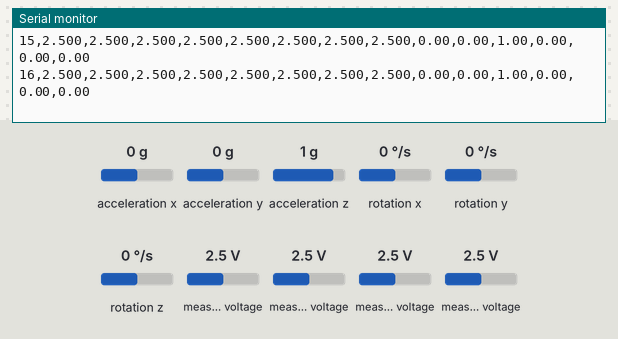
The sketch below on a simulated ESP32. Shown: the last lines printed to the serial monitor. Wiring (inferred from the names in the program): MPU-6050 motion sensor at I2C address 0x68. The inputs (shaded band) are chosen by the test bench; at power-on: acceleration x 0 g, measured voltage 2.5 V, acceleration y 0 g, acceleration z 1 g, rotation x 0 °/s, rotation y 0 °/s, rotation z 0 °/s. WiFi joins after 1.5 s; servers stay silent unless stated.

Above: at 1.2 s.
1.3 s: acceleration x set to -1.4 g
At 1.31 s:
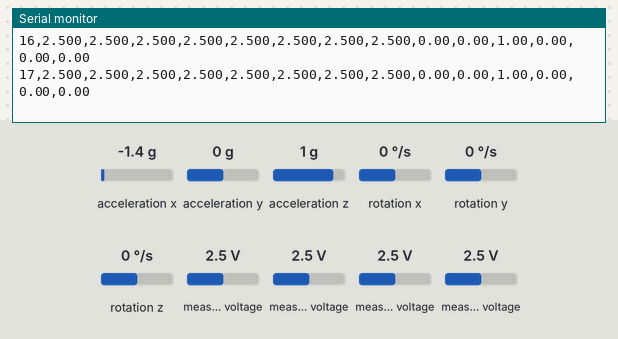
2.8 s: measured voltage (sensor 200) set to 0.1 V
At 2.83 s:
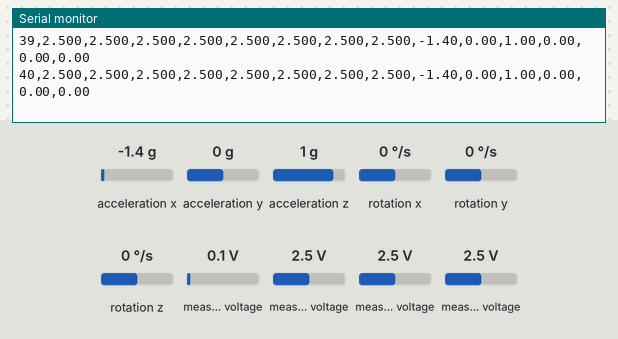
4.3 s: measured voltage (sensor 201) set to 0.1 V
At 4.34 s:
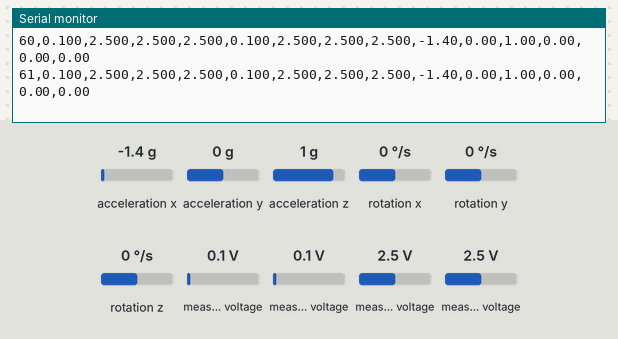
5.8 s: measured voltage (sensor 202) set to 0.1 V
At 5.86 s:
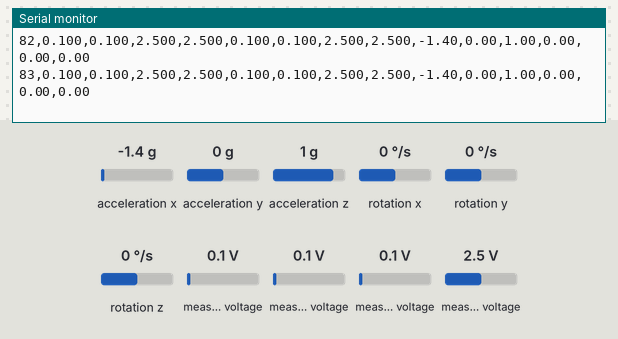
7.3 s: measured voltage (sensor 203) set to 0.1 V
At 7.31 s:
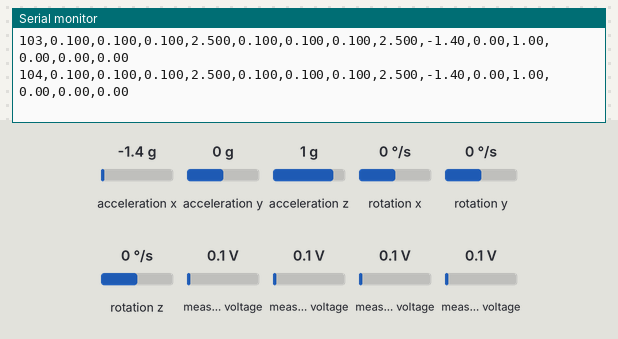
8.8 s: acceleration y set to -1.4 g
At 8.83 s:
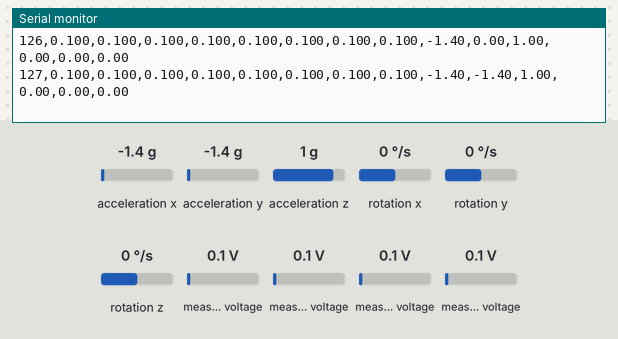
Timing chart, 0 to 11.3 s (numbered marks = the images above; inputs shaded):
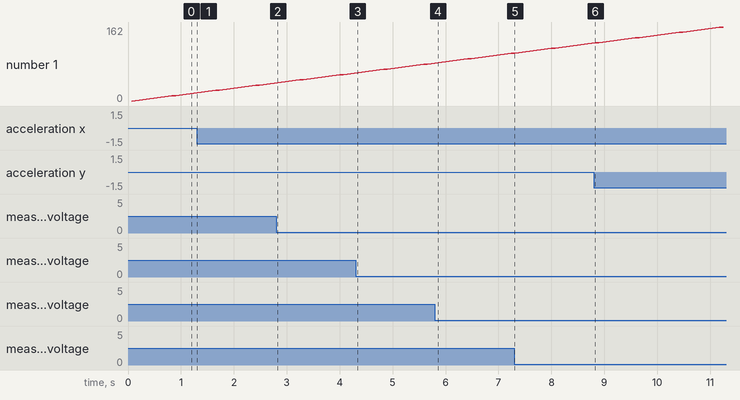

Measured:
- after the input at 8.8 s, the serial monitor: prints a new line at once (image 6)

The sketch:

ESP_code.ino
```cpp
#include <Wire.h>
#include <WiFi.h>
#include <WiFiUdp.h>
#include <Adafruit_MPU6050.h>
#include <Adafruit_ADS1X15.h>
#include <Adafruit_Sensor.h>

Adafruit_ADS1115 ads1;
Adafruit_ADS1115 ads2;
Adafruit_MPU6050 mpu;

#define MPU6050_ADDRESS 0x68
#define UDP_PORT 5000

const char* ssid = "NESUG-4_2G";
const char* password = "9911773437";
IPAddress serverIP(192, 168, 1, 37); // Correctly define the server IP

WiFiUDP udp;
int counter = 0;

void setup() {
  Serial.begin(512000);

  // Initialize I2C with Fast Mode
  Wire.begin();
  Wire.setClock(400000);

  // Connect to WiFi
  WiFi.begin(ssid, password);

  // Initialize ADS1115
  if (!ads1.begin(0x48)) {
    Serial.println("Failed to initialize ADS1.");
    while (1);
  }
  if (!ads2.begin(0x49)) {
    Serial.println("Failed to initialize ADS2.");
    while (1);
  }
  ads1.setGain(GAIN_ONE);
  ads2.setGain(GAIN_ONE);
  ads1.setDataRate(RATE_ADS1115_860SPS);
  ads2.setDataRate(RATE_ADS1115_860SPS);

  // Initialize MPU6050
  if (!mpu.begin()) {
    Serial.println("Failed to find MPU6050 chip");
    while (1);
  }
  mpu.setAccelerometerRange(MPU6050_RANGE_2_G);
  mpu.setGyroRange(MPU6050_RANGE_250_DEG);
  mpu.setFilterBandwidth(MPU6050_BAND_260_HZ);

  // Configure MPU6050 sample rate to 1kHz
  Wire.beginTransmission(MPU6050_ADDRESS);
  Wire.write(0x19);  // Sample Rate Divider register
  Wire.write(0x00);  // Set to 1kHz
  Wire.endTransmission();
}

void readMPU(uint8_t* buffer) {
  Wire.beginTransmission(MPU6050_ADDRESS);
  Wire.write(0x3B);  // Start reading at ACCEL_XOUT_H
  Wire.endTransmission(false);  // Restart for burst read
  Wire.requestFrom(MPU6050_ADDRESS, 14);  // Read 14 bytes (accel + gyro + temp)

  for (int i = 0; i < 14; i++) {
    buffer[i] = Wire.read();
  }
}

float readADC(Adafruit_ADS1115& ads, int channel) {
  int16_t adcValue = ads.readADC_SingleEnded(channel);
  return ads.computeVolts(adcValue);
}

void loop() {
  // Read ADC values
  float adcValues[8];
  for (int i = 0; i < 4; i++) {
    adcValues[i] = readADC(ads1, i);
    adcValues[i + 4] = readADC(ads2, i);
  }

  // Read MPU6050 data
  uint8_t mpuBuffer[14];
  readMPU(mpuBuffer);

  float ax = (int16_t)((mpuBuffer[0] << 8) | mpuBuffer[1]) / 16384.0;
  float ay = (int16_t)((mpuBuffer[2] << 8) | mpuBuffer[3]) / 16384.0;
  float az = (int16_t)((mpuBuffer[4] << 8) | mpuBuffer[5]) / 16384.0;
  float gx = (int16_t)((mpuBuffer[8] << 8) | mpuBuffer[9]) / 131.0;
  float gy = (int16_t)((mpuBuffer[10] << 8) | mpuBuffer[11]) / 131.0;
  float gz = (int16_t)((mpuBuffer[12] << 8) | mpuBuffer[13]) / 131.0;

  // Prepare data for transmission
  String data = String(counter) + "," +
                String(adcValues[0], 3) + "," + String(adcValues[1], 3) + "," +
                String(adcValues[2], 3) + "," + String(adcValues[3], 3) + "," +
                String(adcValues[4], 3) + "," + String(adcValues[5], 3) + "," +
                String(adcValues[6], 3) + "," + String(adcValues[7], 3) + "," +
                String(ax) + "," + String(ay) + "," + String(az) + "," +
                String(gx) + "," + String(gy) + "," + String(gz);

  Serial.println(data);

  // Transmit data via UDP
  udp.beginPacket(serverIP, UDP_PORT);  // Use IPAddress for server IP
  udp.write((const uint8_t*)data.c_str(), data.length());
  udp.endPacket();

  counter++;
}
```
